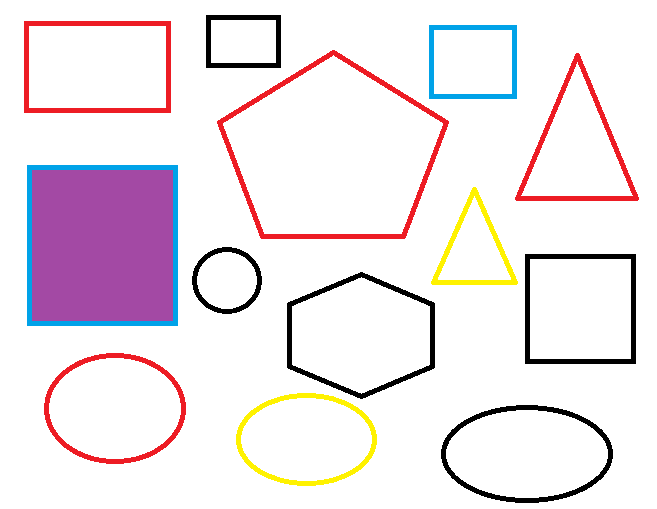
#> input picture Chapter04/sample.png, 657 x 509 px
$ python img_recognition.py   (older library calls are emulated)
#> lines starting #> are read from the running program, lines starting #| are printed output that depends on the picture; after the words box and inside, x2 and y2 are one past the last pixel; in counts of white or black regions, pixels touching at a corner belong together
import numpy as np
import argparse
import cv2

# load the image
image = cv2.imread("sample.png")
#> image is the input picture: shape (509, 657, 3); mean B, G, R 233.7, 229, 238.7

# find all the 'black' shapes in the image
lower = np.array([0, 0, 0])
upper = np.array([15, 15, 15])
shapeMask = cv2.inRange(image, lower, upper)
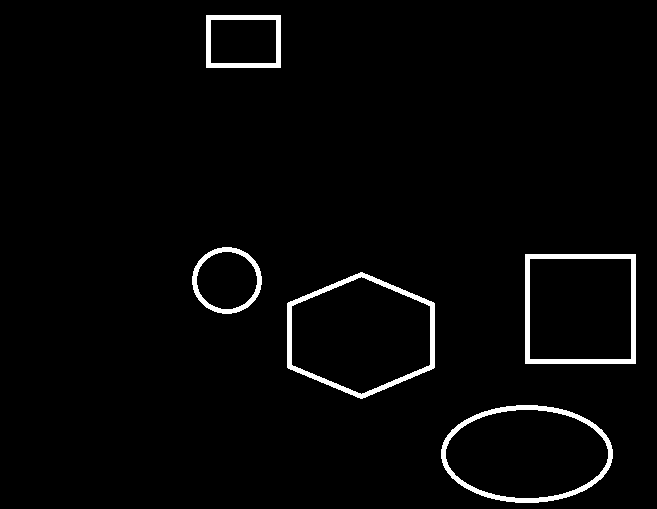
#> shapeMask: shape (509, 657); 2.5% white; 5 white regions

squares=0
# find the contours in the mask
(_,cnts, _) = cv2.findContours(shapeMask.copy(), cv2.RETR_EXTERNAL,
	cv2.CHAIN_APPROX_SIMPLE)
#> cnts = 5 contours; box (x1, y1, x2, y2) and area: (287, 272, 435, 399) 14043, (441, 405, 613, 503) 13044, (525, 254, 636, 364) 11990, (206, 15, 281, 68) 3848, (192, 247, 262, 314) 3564

#find number of black squares in the image
for cnt in cnts:
    approx = cv2.approxPolyDP(cnt,0.01*cv2.arcLength(cnt,True),True)
    if len(approx)==4:
        squares=squares+1
#> this loop made 5 passes
#> (approx, squares) on passes 3, 5: ([[525, 254], [525, 363], [635, 363], [635, 254]], 1), ([[206, 15], [206, 67], [280, 67], [280, 15]], 2)
#> after the loop, squares = 2

print ("I found %d black shapes" % (len(cnts)))
#| I found 5 black shapes
print ("Additionally I found %d black squares" % squares)
#| Additionally I found 2 black squares
cv2.imshow("Mask", shapeMask)

# loop over the contours
for c in cnts:
	# draw the contour and show it
	cv2.drawContours(image, [c], -1, (0, 255, 0), 2)
	cv2.imshow("Image", image)
#> this loop made 5 passes
#> c on passes 3, 5: [[525, 254], [525, 363], [635, 363], [635, 254]], [[206, 15], [206, 67], [280, 67], [280, 15]]
#> pass 1, `cv2.imshow("Image", image)`:
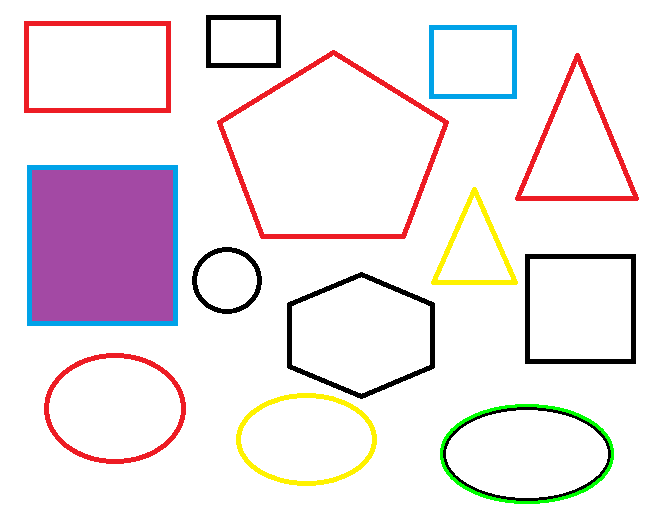
#> window 'Image': shape (509, 657, 3); mean B, G, R 233.3, 229.7, 238.3
#> pass 2, `cv2.imshow("Image", image)`:
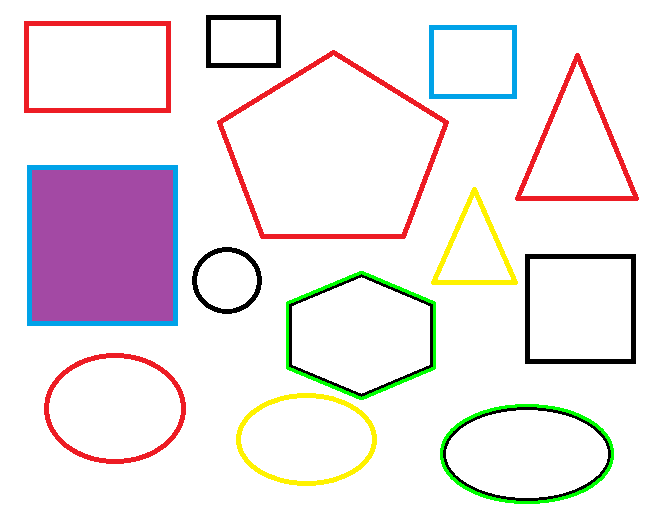
#> window 'Image': shape (509, 657, 3); mean B, G, R 232.9, 230.5, 237.8
#> after the loop:
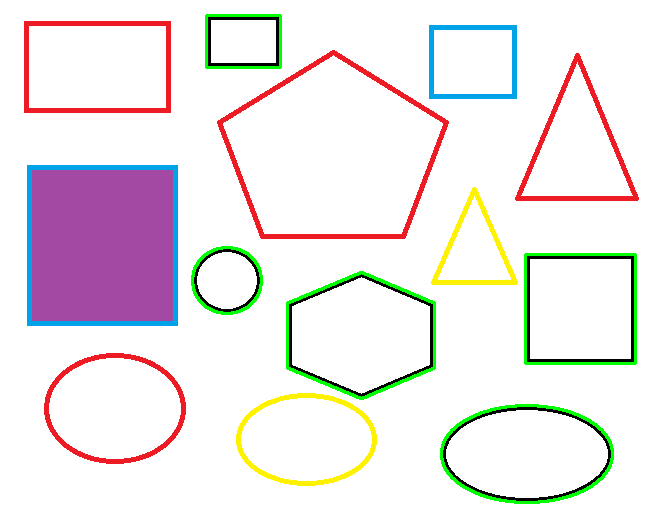
#> image: shape (509, 657, 3); 1.73% of pixels changed, all inside (x1, y1, x2, y2) = (191, 14, 637, 504)
